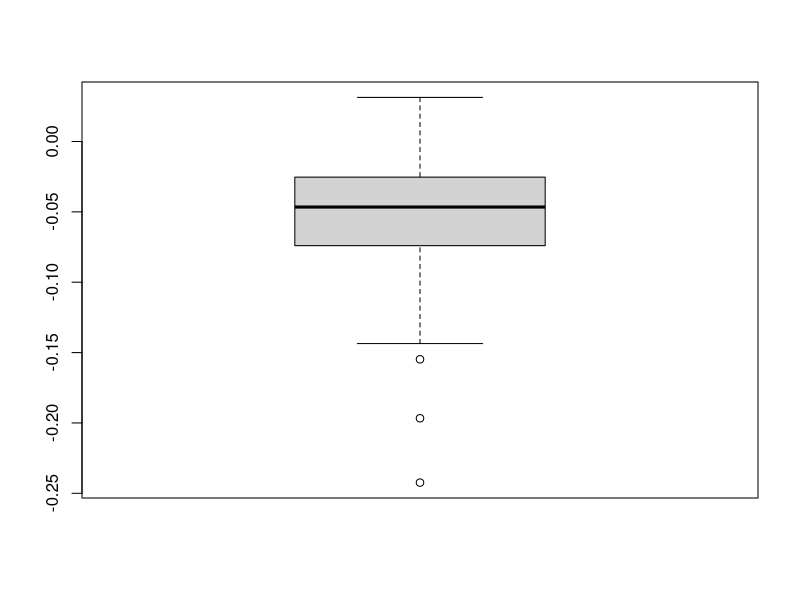
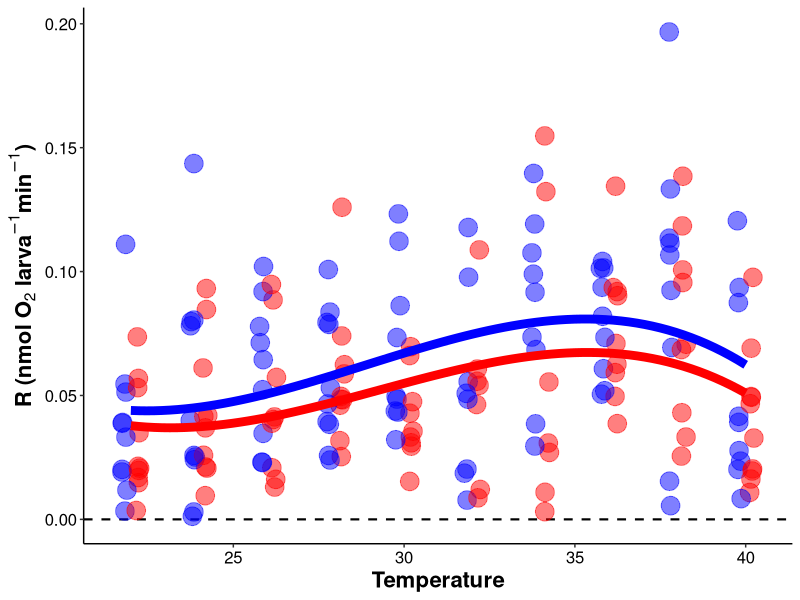
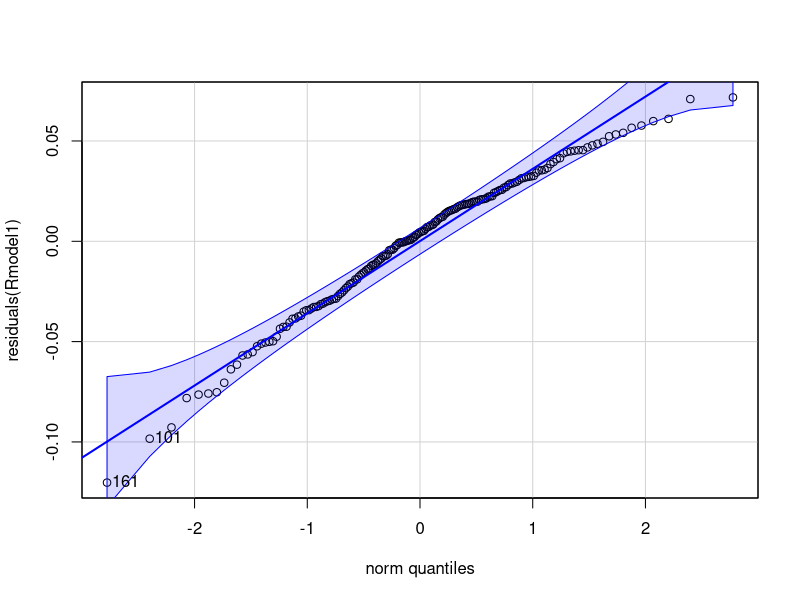
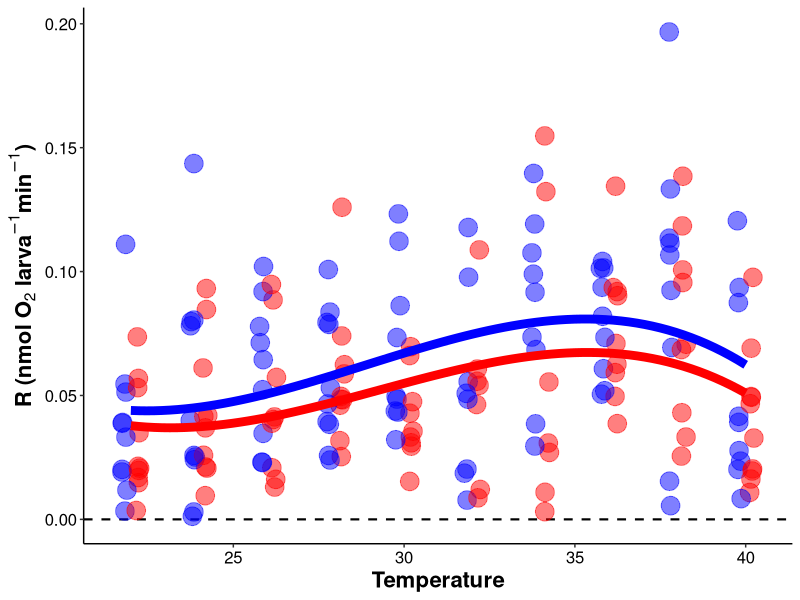

Reproduce these figures in R, in order.
## ---- chunk 1
knitr::opts_chunk$set(echo = TRUE, warning = FALSE, message = FALSE)
## ---- chunk 2
## install packages if you dont already have them in your library
if ("tidyverse" %in% rownames(installed.packages()) == 'FALSE') install.packages('tidyverse') 
if ("car" %in% rownames(installed.packages()) == 'FALSE') install.packages('car') 
if ("lme4" %in% rownames(installed.packages()) == 'FALSE') install.packages('lme4') 
if ("lmerTest" %in% rownames(installed.packages()) == 'FALSE') install.packages('lmerTest') 
if ("scales" %in% rownames(installed.packages()) == 'FALSE') install.packages('scales') 
if ("cowplot" %in% rownames(installed.packages()) == 'FALSE') install.packages('cowplot') 
if ("ggplot2" %in% rownames(installed.packages()) == 'FALSE') install.packages('ggplot2') 
if ("effects" %in% rownames(installed.packages()) == 'FALSE') install.packages('effects') 
if ("emmeans" %in% rownames(installed.packages()) == 'FALSE') install.packages('emmeans') 
if ("multcomp" %in% rownames(installed.packages()) == 'FALSE') install.packages('multcomp') 

#load packages
library("ggplot2")
library("tidyverse")
library('car')
library('lme4')
library('lmerTest')
library('scales')
library('cowplot')
library('effects')
library('emmeans')
library('multcomp')
## ---- chunk 3
PRdata<-read.csv("Pacu2021/Output/Respiration/TPC/oxygen_P_R_calc.csv") #load data
## ---- chunk 4
#remove all rows of wells that did not have samples or blanks
PRdata<-PRdata[!is.na(PRdata$Type),]

#format columns
PRdata$Temperature<-as.factor(PRdata$Temperature)
PRdata$Treatment<-as.factor(PRdata$Treatment)
PRdata$Plate<-as.factor(PRdata$Plate)
PRdata$Run<-as.factor(PRdata$Run)
## ---- chunk 5
boxplot(PRdata$R.nmol.org.min)
## ---- chunk 6

PRdata$Temperature<-as.numeric(as.character(PRdata$Temperature))

r_plot<-PRdata %>%
    group_by(Temperature)%>%
    filter(!Temperature==18)%>%
    filter(!Temperature==8)%>%
    filter(R.nmol.org.min<0)%>%
    mutate(abs=abs(R.nmol.org.min))%>%
    filter(abs<0.2)%>%
    ggplot(., aes(x = Temperature, y = abs, colour=Treatment)) +
    geom_hline(yintercept=0, linetype="dashed", color="black", size=0.75)+
    #geom_boxplot(aes(fill=Treatment, group=interaction(Temperature, Treatment)), alpha=0.5)+
    geom_point(aes(fill=Treatment, group=interaction(Temperature, Treatment)), pch = 21, size=6, alpha=0.5, position = position_jitterdodge(0.3)) + 
   geom_smooth(method = "lm", se=FALSE, formula=y ~ poly(x, 3, raw=TRUE), size=3)+
    xlab("Temperature") + 
    scale_fill_manual(name="Treatment", values=c("blue","red"))+
    scale_color_manual(name="Treatment", values=c("blue","red"))+
    ylab(expression(bold(paste("R (nmol ", O[2], " larva"^-1, "min"^-1, ")")))) +
    #scale_y_continuous(limits=c(-0.2, 0.06), labels = scales::number_format(accuracy = 0.01, decimal.mark = '.'))+
    theme_classic() + 
    theme(
      legend.position="none",
      axis.title=element_text(face="bold", size=16),
      axis.text=element_text(size=12, color="black"), 
      legend.title=element_text(face="bold", size=14), 
      legend.text=element_text(size=12)
      ); r_plot

ggsave("Pacu2021/Figures/Respiration/TPC/Respiration.pdf", r_plot, dpi=300, w=12, h=8, units="in")
## ---- chunk 7
model_data<-PRdata%>%
   filter(!Temperature==18)%>%
   filter(!Temperature==8)%>%
   filter(R.nmol.org.min<0)%>%
  filter(R.nmol.org.min>-0.2)

Rmodel1<-aov(R.nmol.org.min~Temperature*Treatment, data=model_data) #run as random
summary(Rmodel1)
## ---- chunk 8
qqPlot(residuals(Rmodel1))
leveneTest(residuals(Rmodel1)~as.factor(Temperature), data=model_data)
## ---- chunk 9
summary<-PRdata%>%
  group_by(Temperature)%>%
  summarise(N=length(R.nmol.org.min),
            Mean_R=mean(R.nmol.org.min), 
            SE_R=sd(R.nmol.org.min)/sqrt(length(R.nmol.org.min)))

summary%>%
  write_csv(., "Pacu2021/Output/Respiration/TPC/mean_respiration.csv")
